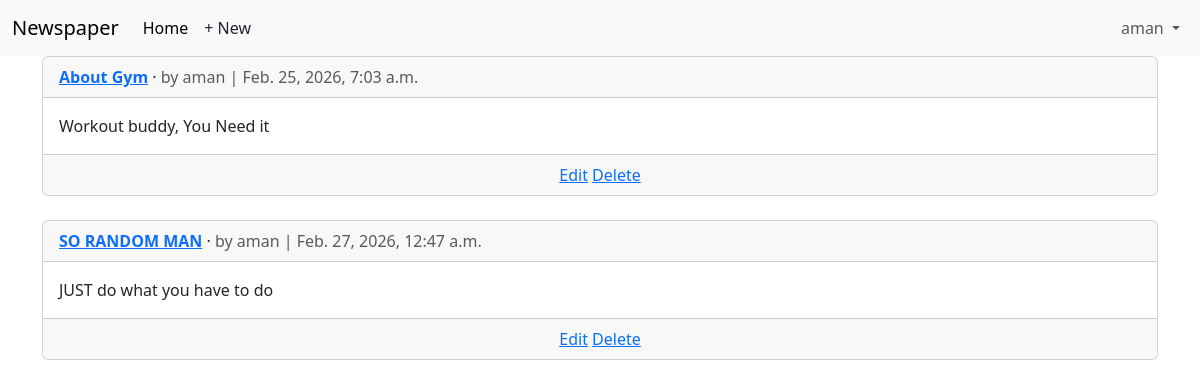
/articles/ (signed in), run on the app's committed database.
### accounts/models.py (models this page shows)
class CustomUser(AbstractUser):
    age = models.PositiveBigIntegerField(null = True, blank = True)

### articles/models.py (models this page shows, shortened)
class Article(models.Model):
    title = models.CharField(max_length = 255)
    body = models.TextField()
    date = models.DateTimeField(auto_now_add=True)
    author = models.ForeignKey(
        settings.AUTH_USER_MODEL,
        on_delete=models.CASCADE,
    )
    def get_absolute_url(self):
        return reverse("article_detail", kwargs={"pk": self.pk})

### articles/views.py (the view)
# urls.py: path("",ArticleListView.as_view(), name = "article_list"),
class ArticleListView(LoginRequiredMixin,ListView):
    model = Article
    template_name = "article_list.html"

### templates/article_list.html (shortened to what this page needs)
{% extends "base.html" %}
{% block content %}
{% for article in article_list %}
<div class="card">
<div class="card-header">
<span class="fw-bold">
<a href="{{ article.get_absolute_url }}">{{ article.title }}</a>
</span> &middot;
<span class="text-muted">by {{ article.author }} |
{{ article.date }}</span>
</div>
<div class="card-body">
{{ article.body }}
</div>
<div class="card-footer text-center text-muted">
<a href="{% url 'article_edit' article.pk %}">Edit</a>
<a href="{% url 'article_delete' article.pk %}">Delete</a>
</div>
</div>
<br />
{% endfor %}
{% endblock content %}

### templates/base.html (shortened to what this page needs)
<!DOCTYPE html>
<html>
<head>
<link href="https://cdn.jsdelivr.net/npm/bootstrap@5.3.3/dist/css/
bootstrap.min.css" rel="stylesheet"
crossorigin="anonymous">
</head>
<body>
    <body>
<nav class="navbar navbar-expand-lg bg-body-tertiary">
<div class="container-fluid">
<a class="navbar-brand" href="{% url 'home' %}">Newspaper</a>
<div class="collapse navbar-collapse" id="navbarSupportedContent">
<ul class="navbar-nav me-auto mb-2 mb-lg-0">
<li class="nav-item">
<a class="nav-link active" aria-current="page" href="#">Home</a>
</li>
{% if user.is_authenticated %}
<li><a href="{% url 'article_new' %}" class="nav-link px-2 link-dark">+ New</a></li>
</ul>
<div class="mr-auto">
<ul class="navbar-nav">
<li class="nav-item dropdown">
<a class="nav-link dropdown-toggle" href="#" role="button"
data-bs-toggle="dropdown" aria-expanded="false">
{{ user.username }}
</a>
</li>
{% endif %}
</div>
</div>
</nav>
<main>
<div class="container">
{% block content %}
{% endblock content %}
</div>
</main>
</body>
</html>

### data on the page
CustomUser: username "aman"
Article: title "About Gym", author "aman", date "Feb. 25, 2026, 7:03 a.m.", body "Workout buddy, You Need it"
Article: title "SO RANDOM MAN", author "aman", date "Feb. 27, 2026, 12:47 a.m.", body "JUST do what you have to do"
